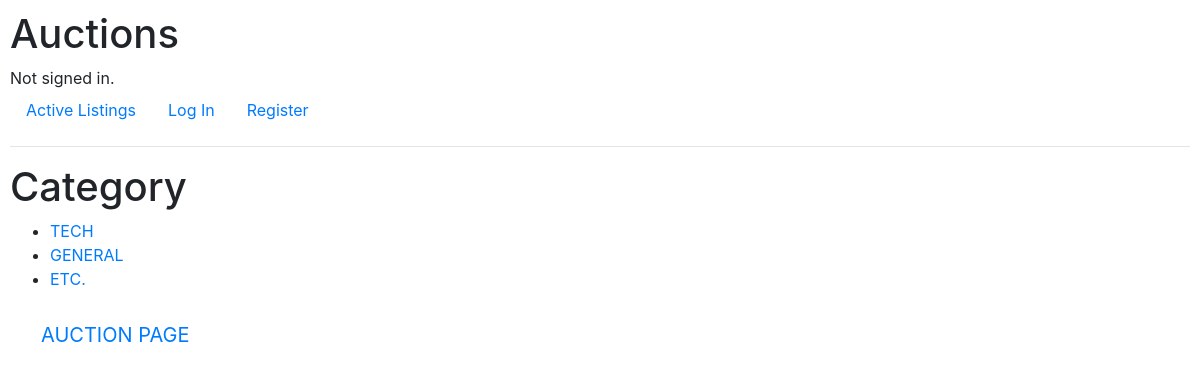
/category, run on an earlier commit of the app's database.
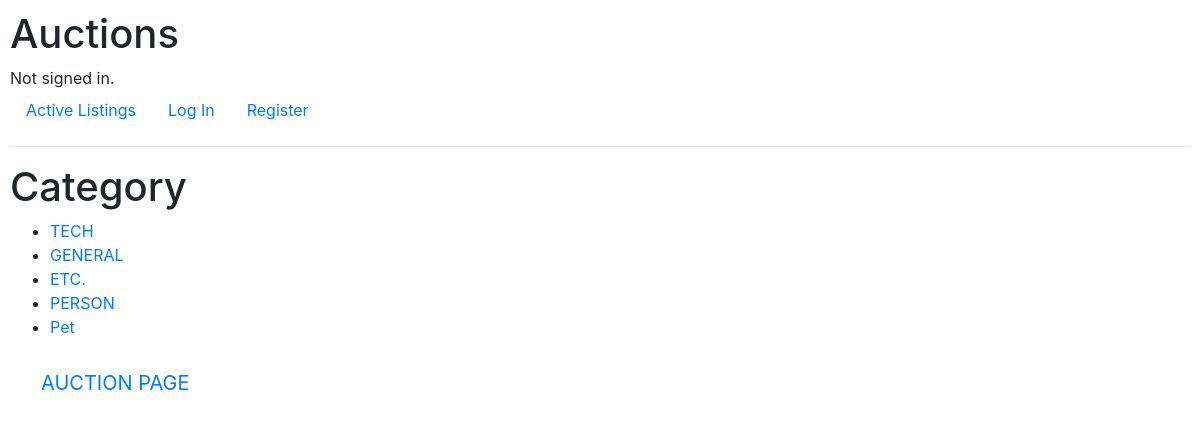
And on a later commit of the database.
### auctions/models.py (models this page shows, shortened)
class Category(models.Model):
    name = models.CharField(max_length=64)
    slug = models.SlugField()
    parent = models.ForeignKey('self',blank=True, null=True ,related_name='children', on_delete=models.CASCADE)
    class Meta:
        verbose_name_plural = "categories"

### auctions/views.py (the view)
# urls.py: path("category", views.category, name="category"),
def category(request):
    catgs = Category.objects.all()
    return render(request, "auctions/category.html",{
        "catgs" : catgs,
    })

### auctions/templates/auctions/category.html
{% extends "auctions/layout.html" %}
{% block body %}
<h1>Category</h1>
<ul>
{% for catg in catgs %}
    <li>
        <a href="#">{{ catg.name }}</a>
    </li>
{% endfor %}
</ul>
<nav class="navbar sticky-bottom bg-body-tertiary">
    <div class="container-fluid">
      <a class="navbar-brand" href="{% url 'index' %}">AUCTION PAGE</a>
    </div>
</nav>
{% endblock %}

What changed in the data, as far as the page shows it:
added Category: name "PERSON"
added Category: name "Pet"
